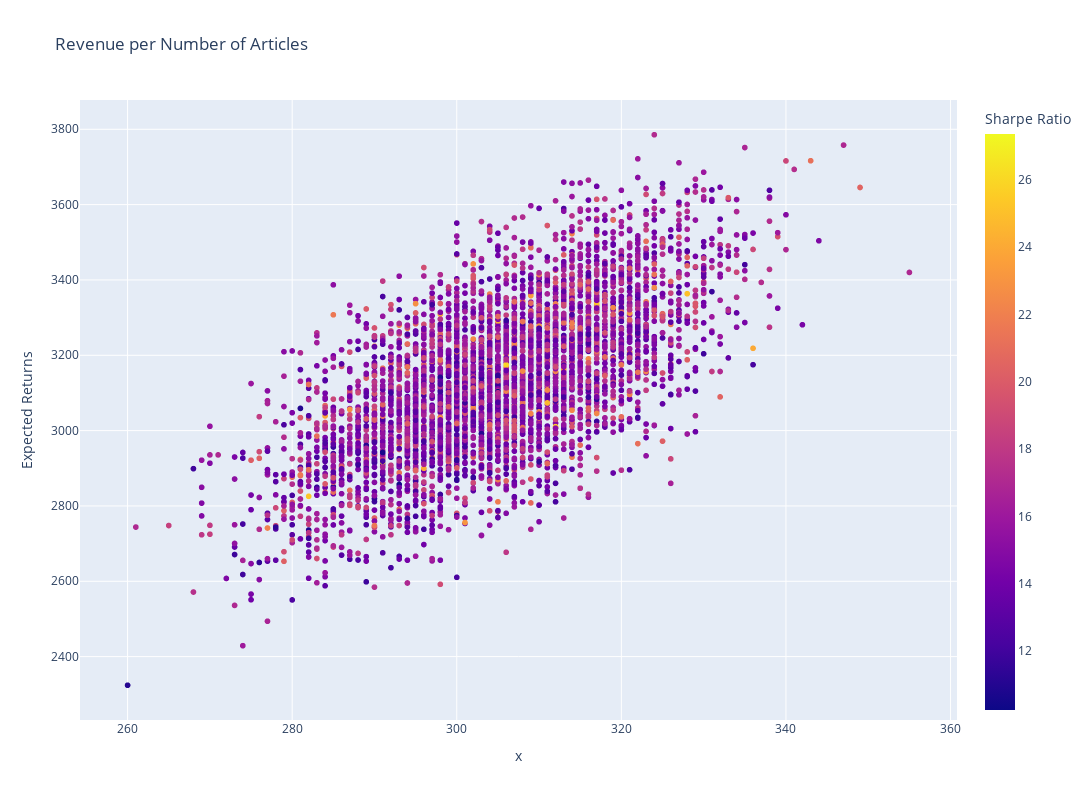

The code cell stored with this chart in its notebook:
### Code cell
z = portfolio.drop(["Volatility", "Revenue", "Sharpe"], axis=1).sum(axis = 1)

fig = px.scatter(
    data_frame=portfolio,
    x=z,
    y='Revenue',
    color='Sharpe',
    title='Revenue per Number of Articles',
    labels={'Volatility': 'Volatility (std)', 'Revenue': 'Expected Returns', 'Sharpe': 'Sharpe Ratio'}
)

fig.update_layout(
    width=1200,
    height=800,
)

fig

### Figure 1 — Plotly figure (JSON) as saved in the notebook; plotly's stock layout.template omitted (floating-point values rounded to 4 significant figures; data arrays with more than 128 entries replaced by an {"elided": "..."} marker saying what was removed)
{"data": [{"hovertemplate": "x=%{x}<br>Expected Returns=%{y}<br>Sharpe Ratio=%{marker.color}<extra></extra>", "legendgroup": "", "marker": {"color": {"elided": "5000 float values"}, "coloraxis": "coloraxis", "symbol": "circle"}, "mode": "markers", "name": "", "showlegend": false, "type": "scattergl", "x": {"elided": "5000 int values"}, "xaxis": "x", "y": {"elided": "5000 float values"}, "yaxis": "y"}], "layout": {"coloraxis": {"colorbar": {"title": {"text": "Sharpe Ratio"}}, "colorscale": [[0, "#0d0887"], [0.1111, "#46039f"], [0.2222, "#7201a8"], [0.3333, "#9c179e"], [0.4444, "#bd3786"], [0.5556, "#d8576b"], [0.6667, "#ed7953"], [0.7778, "#fb9f3a"], [0.8889, "#fdca26"], [1, "#f0f921"]]}, "height": 800, "legend": {"tracegroupgap": 0}, "title": {"text": "Revenue per Number of Articles"}, "width": 1200, "xaxis": {"anchor": "y", "domain": [0, 1], "title": {"text": "x"}}, "yaxis": {"anchor": "x", "domain": [0, 1], "title": {"text": "Expected Returns"}}}}
